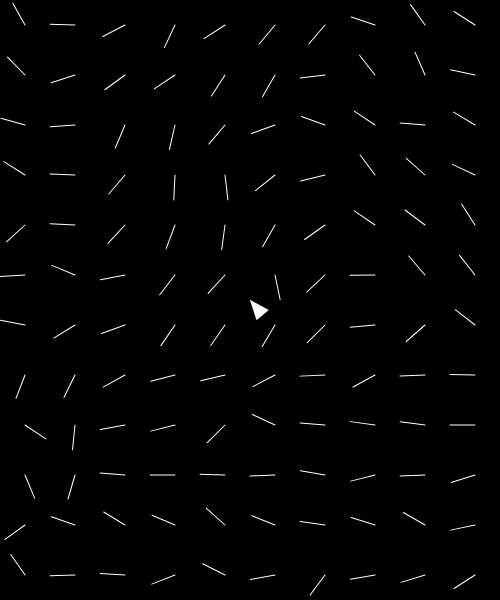
Frame 1 (no input)
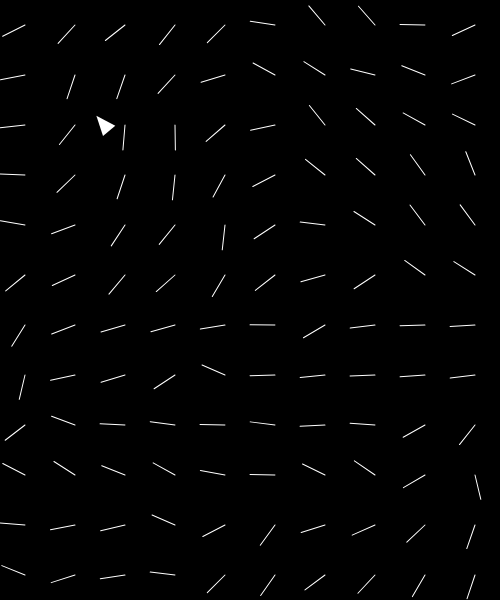
Frame 60 (no input)
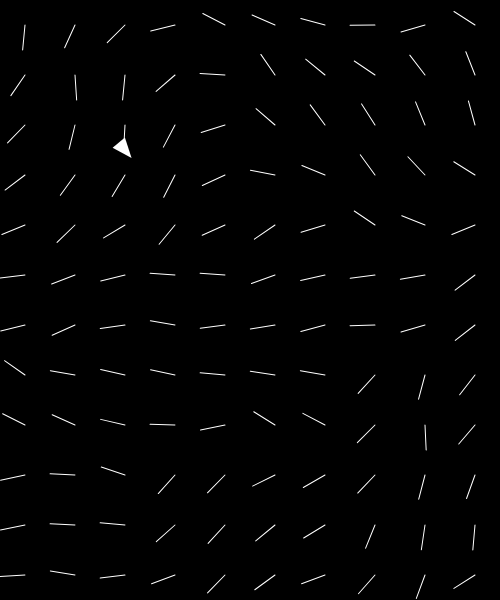
Frame 120 (the mouse pressed at the canvas centre since frame 60)

The p5.js sketch that drew these frames (run headless with seeded random() and noise() and a simulated clock; from frame 60 on, the mouse is pressed at the canvas centre):

// p5.js sketch
// ── sketch.js
"use strict";
var vehicles = [];
var RESOLUTION = 50;
var rows, cols;

function setup() {
  createCanvas(500, 600);
  background(0);
  vehicles.push(new Vehicle(width / 2, height / 2));
  //instead of using floor(), use ceil()
  rows = ceil(width / RESOLUTION);
  cols = ceil(height / RESOLUTION);
  
}

function draw() {
  background(0);
  for (var c = 0; c < cols; c++) {
    for (var r = 0; r < rows; r++) {
      var x = r * RESOLUTION;
      var y = c * RESOLUTION;
      
      var fluctutation = 1.0;
      var randomness = 0.005;
      
      var freqX = (x+frameCount *  fluctutation) * randomness;
      var freqY = (y+frameCount * fluctutation) * randomness;
      var noiseVal = noise(freqX, freqY);//get a value from 0 - 1
      var angle = noiseVal * TWO_PI;//0-360, but 正态分布的
      
      push();
      translate(x, y);
      
      push();
      translate(RESOLUTION/2,RESOLUTION/2);
      rotate(angle);
      stroke(255);
      line(0,0,RESOLUTION/2, 0);
      pop();
      
      pop();
    }
  }
  noStroke();

  for (var i = 0; i < vehicles.length; i++) {
    var v = vehicles[i];
    var target = createVector(mouseX, mouseY);
    v.seek(target);
    v.update();
    v.display();
  }
}
// ── Vehicle.js
"use strict";

class Vehicle{
  
  constructor(x,y){
    this.pos = createVector(x,y);
    this.vel = createVector();
    this.acc = createVector();
    this.angle = 0;
    this.maxDesiredVel = 5;
    this.maxSteelForce = 0.2;
    
  }
  checkEdges(){
    //x asix
    if(this.pos.x < 0){
      this.pos.x = width;
    }
    if(this.pos.x > width){
      this.pos.x = 0;
    }
    //y asix
    if(this.pos.y < 0){
      this.pos.y = width;
    }
    if(this.pos.y > width){
      this.pos.y = 0;
    }
  }
  applyForce(f){
    //f.div(this.mass)
    this.acc.add(f);
  }
  seek(target){
    var desiredVel = p5.Vector.sub(target,this.pos);
    desiredVel.normalize();
    desiredVel.mult(this.maxDesiredVel);
    
    var steelForce = p5.Vector.sub(desiredVel, this.vel);
    steelForce.limit(this.maxSteelForce);
    this.applyForce(steelForce);
  }
  update(){
    this.vel.add(this.acc);
    this.pos.add(this.vel);
    this.acc.mult(0);
    this.angle = this.vel.heading();
  }
  
  display(){
    push();
    translate(this.pos.x, this.pos.y);
    rotate(this.angle);// this.angle = this.vel.heading();
    noStroke();
    fill(255);
    triangle(0,0,-20,8,-20,-8);
    pop();
  }
}
